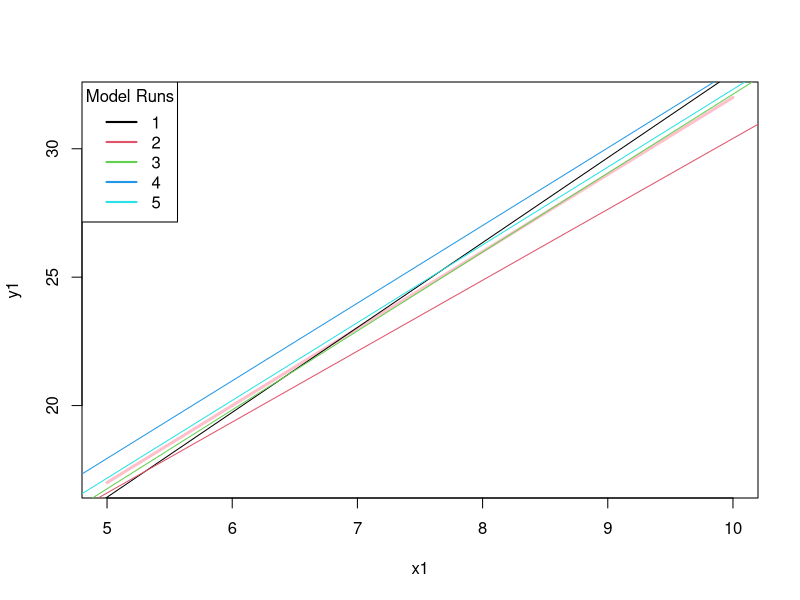

The R source for this figure:
## ---- chunk 1
knitr::opts_chunk$set(echo = TRUE)
## ---- chunk 2
rm(list = ls())
## ---- chunk 3
set.seed(123)
x1=seq(5,10,length.out=200);x1
y1=2+3*x1
plot(x1,y1,type='l',col="pink",lwd=3)

simulation_results <- data.frame(
  iteration = 1:5,
  intercept = numeric(5),
  slope = numeric(5)
)

for (i in 1:5){
  x = runif(50, 5, 10)
  eps = rnorm(50, 0, 4)
  y = 2 + 3*x + eps
  mod = lm(y ~ x)
  abline(mod, col = i)
  simulation_results$intercept[i] =coef(mod)[1]
  simulation_results$slope[i]= coef(mod)[2]
  print(summary(mod)$coefficients) # More detailed output
}

legend("topleft",
       legend = paste(1:5),
       col = 1:5,
       lty = 1,
       lwd = 2,
       title = "Model Runs")

simulation_results
## ---- chunk 4
n <- 50
xi <- runif(n, 5, 10)
xi_std <- xi - mean(xi)
eps <- rnorm(n, 0, 1)
y <- 2 + 3 * xi_std + eps

fitting <- lm(y ~ xi_std)
beta_not_hat <- coef(fitting)[1]
beta_hat <- coef(fitting)[2]

beta_not_grid <- seq(beta_not_hat - 2, beta_not_hat + 2, length = 51)
beta_grid <- seq(beta_hat - 2, beta_hat + 2, length = 51)

RSS <- matrix(NA, 50, 50)

for (i in 1:50) {
  for (j in 1:50) {
    RSS[i, j] <- sum((y - beta_not_grid[i] - beta_grid[j] * xi)^2)
  }
}
RSS
which(RSS == min(RSS), arr.ind = TRUE)

## ---- chunk 5
set.seed(123)
n3 <- 50
R <- 10000

beta_not_hat_vec <- array()
beta_hat_vec <- array()
eps3 <- rnorm(n3,0,1)

for(r in 1:R){
  x3 <- runif(n3,0,1)
  y3 <- 2 + 3*x3 + eps3
  
  fit3 <- lm(y3 ~ x3)
  beta_not_hat_vec[r] <- coef(fit3)[1]
  beta_hat_vec[r] <- coef(fit3)[2]
}

predicted_beta_not_hat <- sum(beta_not_hat_vec)/R
predicted_beta_not_hat

predicted_beta_hat_vec <- sum(beta_hat_vec)/R
predicted_beta_hat_vec
## ---- chunk 6
library(MASS)
data(Boston)

fit1 <- lm(medv ~ crim, data=Boston)
fit2 <- lm(medv ~ nox, data=Boston)
fit3 <- lm(medv ~ black, data=Boston)
fit4 <- lm(medv ~ lstat, data=Boston)

summary_t <- data.frame(
  Model = c("crim","nox","black","lstat"),
  Intercept = c(coef(fit1)[1], coef(fit2)[1], coef(fit3)[1], coef(fit4)[1]),
  Slope = c(coef(fit1)[2], coef(fit2)[2], coef(fit3)[2], coef(fit4)[2]),
  R2 = c(summary(fit1)$r.squared,
         summary(fit2)$r.squared,
         summary(fit3)$r.squared,
         summary(fit4)$r.squared)
)

print(summary_t)

best_model <- summary_t[which.max(summary_t$R2), ]
best_model
